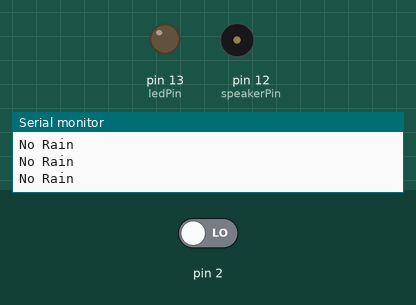
The sketch below on a simulated Arduino Uno, built with avr-gcc and run on an emulated ATmega328P. Parts: output pins drawn as LEDs (lit = HIGH), buzzer (waves = sounding, pin HIGH), the last lines printed to the serial monitor. The test bench sets the inputs (shaded band); at power-on: pin 2 LOW.

Above: at 1.8 s.
1.9 s: pin 2 driven HIGH
At 3.0 s:
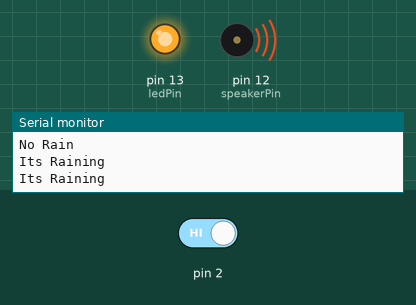
3.5 s: pin 2 driven LOW
At 4.2 s:
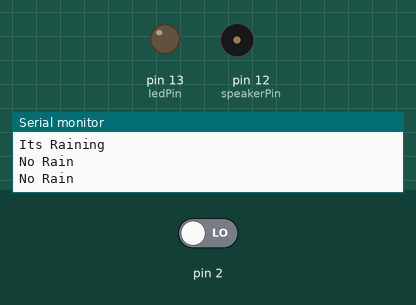
Timing chart, 0 to 6.5 s (numbered marks = the images above; inputs shaded):
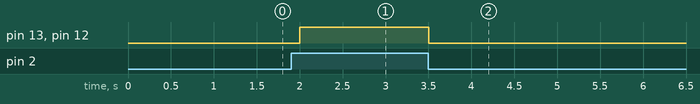

Measured:
- after the input at 1.9 s, pin 13 (ledPin), pin 12 (speakerPin): LOW → HIGH after 0.10 s
- after the input at 3.5 s, pin 13 (ledPin), pin 12 (speakerPin): HIGH → LOW at once

The sketch:

sketch_nov9a.ino
```cpp
const int ledPin = 13;        // LED bağlı pin
const int speakerPin = 12;


void setup() {
  pinMode(ledPin, OUTPUT);
  pinMode(speakerPin, OUTPUT);
  pinMode (2 , INPUT);
  Serial.begin(9600);         // Seri haberleşmeyi başlat
}

void loop() {
   int rain = digitalRead(2);

  if (rain == 1) {
    Serial.println("Its Raining");
    digitalWrite(ledPin, HIGH);  // LED'i yak
    digitalWrite(speakerPin, HIGH);

    delay(500);
  }
  else if(rain==0){
    Serial.println("No Rain");
    digitalWrite(ledPin, LOW);   // LED'i söndür
    digitalWrite(speakerPin, LOW);
    delay(500);
  }

}
```
